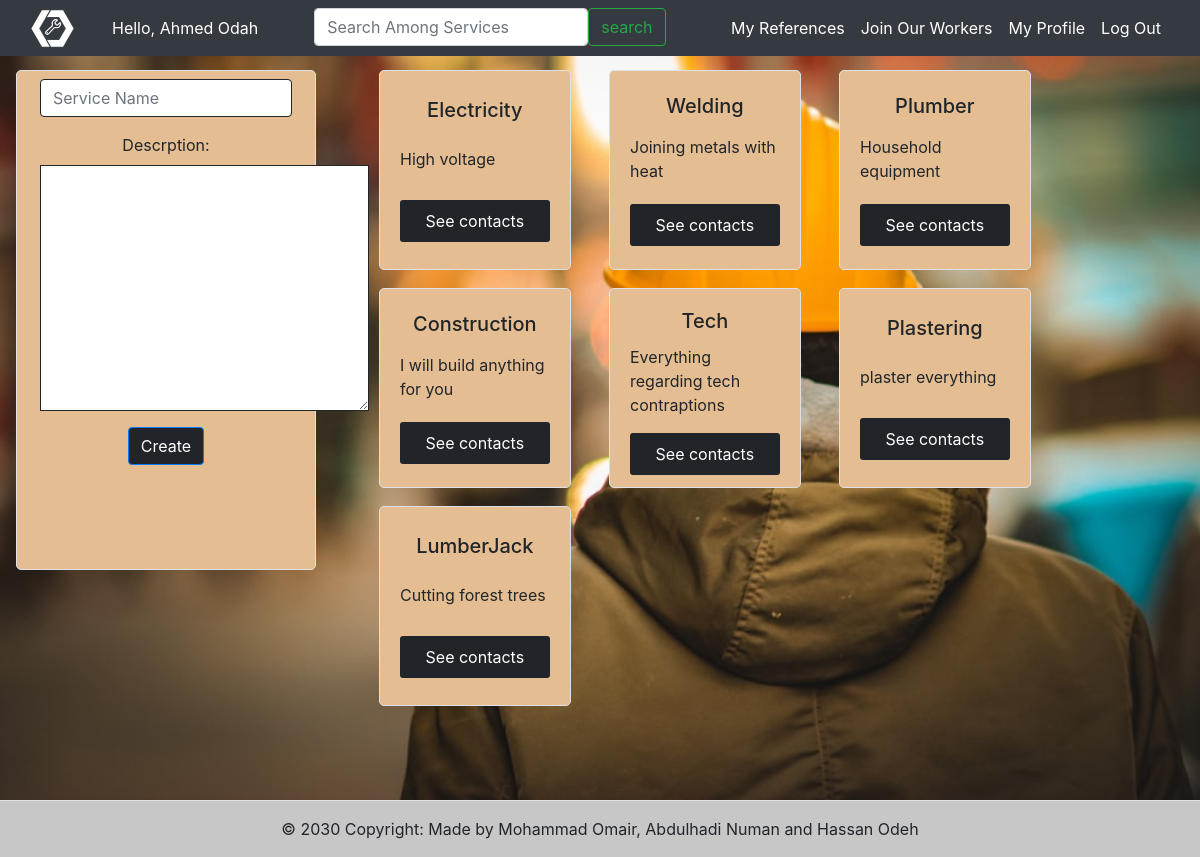
The page /main (signed in) on the database its author committed.
### login_registration_app/models.py (models this page shows)
class User(models.Model):
    first_name = models.CharField(max_length=255)
    last_name = models.CharField(max_length=255)
    email=models.CharField(max_length=255)
    password=models.CharField(max_length=255)
    created_at = models.DateTimeField(auto_now_add=True)
    updated_at = models.DateTimeField(auto_now=True)
    objects=UserManager()#objects attribute functionality extended using built in manager class

class Service(models.Model):
    name = models.CharField(max_length=255)
    description = models.TextField(default="goodn")
    users = models.ManyToManyField(User, related_name="services")
    created_at = models.DateTimeField(auto_now_add=True)
    updated_at = models.DateTimeField(auto_now=True)
    objects = ServiceManager()

### worker_app/views.py (the view)
# urls.py: path('main',views.main ,name='main'),
def main(request):
    this_user=User.objects.get(id=request.session['userid'])
    context={"all_services":Service.objects.all(),
            "current_user":this_user}
    if 'term' in request.GET:
        qs=Service.objects.filter(name__istartswith=request.GET.get('term'))
        names=list()
        for service in qs:
            names.append(service.name)
        return JsonResponse(names, safe=False)
    return render(request,'Main.html',context)

### worker_app/templates/Main.html (shortened to what this page needs)
<!DOCTYPE html>
<html lang="en">
<head>
    <link rel="stylesheet" href="//code.jquery.com/ui/1.13.1/themes/base/jquery-ui.css">
    {% load static %}
    <link rel="stylesheet" href="{% static 'img/photo-1614213951697-a45781262acf.jfif' %}">
    <link rel="stylesheet" href="https://cdn.jsdelivr.net/npm/bootstrap@4.0.0/dist/css/bootstrap.min.css"
>
</head>
<div class="bg mask">
    <body>
        <nav class="navbar fixed-top navbar-expand-lg navbar-dark d-none d-lg-block bg-dark " style="z-index: 2000;">
            <div class="container-fluid">
                <a class="navbar-brand  nav-link" href="/main">
                    <ion-icon style="position: absolute;top: 6px;left: 30px;width: 45px;height: 45px;"
                        name="logo-web-component">
                    </ion-icon>
                    <ion-icon style="position: absolute;top: 18px;left: 44px;width: 18px;height: 18px;"
                        name="build-outline"></ion-icon>
                </a>
                <div class="collapse navbar-collapse" id="navbarExample01">
                    <ul class="navbar-nav me-auto mb-2 mb-lg-0 ">
                        <li class="nav-item active">
                            <a style="margin-left: 25px;" class="nav-link me-5" aria-current="page"
                                href="/profile">Hello,
                                {{current_user.first_name}} {{current_user.last_name}}</a>
                        </li>
                        <li class="nav-item ml-5">
                            <div class="input-group">
                                <input type="search" id="tags" class="form-control rounded"
                                    placeholder="Search Among Services" aria-label="Search"
                                    aria-describedby="search-addon" />
                                <button type="button" class="btn btn-outline-success">search</button>
                            </div>
                        </li>
                    </ul>
                </div>
                <ul class="navbar-nav d-flex flex-row">
                    <li class="nav-item ">
                        <a class="nav-link me-5" href="/my_workers" rel="nofollow">My References</a>
                    </li>
                    <li class="nav-item ">
                        <a class="nav-link me-5" href="/join_us" rel="nofollow">Join Our
                            Workers</a>
                    </li>
                    <li class="nav-item ">
                        <a class="nav-link me-5" href="/profile" rel="nofollow">My Profile</a>
                    </li>
                    <li class="nav-item ">
                        <a class="nav-link me-5" href="/destroy" rel="nofollow">Log Out</a>
                    </li>
                </ul>
            </div>
        </nav>
        <div class="container-fluid  ml-3">
            <div class="row col5">
                <div class="col-3 border"
                    style="background-color: rgb(228, 190, 146);border-radius: 5px; margin-top: 70px; height:500px;">
                    <form class="text-center p-2" action="/add_field" method="POST">
                        <div class="form-group border-width-4">
                            <input type="name" class="form-control" id="name" name="name" aria-describedby="name"
                                placeholder="Service Name" style="border-color: #212529;">
                        </div>
                        <div class="form-group">
                            <label for="description">Descrption:</label>
                            <textarea name="description" id="" cols="30" rows="10" class="align-top"
                                style="border-color: #212529;"></textarea>
                        </div>
                        <button type="submit" class="btn btn-primary text-center"
                            style="background-color: #212529;">Create</button>
                    </form>
                </div>
                <div class="col-9 d-flex flex-row flex-wrap" style="margin-top: 52px;">
                    {% for service in all_services %}
                    <div id="all_services" style="width: 230px; margin-top: 10px;">
                        <div class="col-10 border ml-5 card-body text-center d-flex flex-column justify-content-around"
                            style="background-color:rgb(228, 190, 146) ; border-radius: 5px; height: 200px; margin-top: 8px;">
                            <h5 id="names" class="card-title">{{service.name}}</h5>
                            <p class="card-text text-left  ">{{service.description}}
                            </p>
                            <a style="text-decoration: none;background-color: #212529;color: white;padding: 9px;border-radius: 3px;text-align: center;"
                                href="/workers_list/{{service.id}}">See contacts</a>
                        </div>
                    </div>
                    {% endfor %}
                </div>
            </div>
        </div>
</div>
<footer class="bg-light text-lg-start">
    <hr class="m-0" />
    <div class="text-center p-3" style="background-color: rgba(0, 0, 0, 0.2);">
        © 2030 Copyright: Made by Mohammad Omair, Abdulhadi Numan and Hassan Odeh
    </div>
</footer>
</body>
</html>

### worker_app/templates/Main.html (style rules this page uses)
body, html { height: 100%; margin: 0; }
.bg { background-image: url("static/img/photo.jfif"); min-height: 800px; width: 100%; background-position: center; background-repeat: no-repeat; background-size: cover; }
.navbar .nav-link { color: #fff !important; }

### rows shown on the page
User: first_name "Ahmed", last_name "Odah"
Service: name "Electricity", description "High voltage"
Service: name "Welding", description "Joining metals with heat"
Service: name "Plumber", description "Household equipment"
Service: name "Construction", description "I will build anything for you"
Service: name "Tech", description "Everything regarding tech contraptions"
Service: name "Plastering", description "plaster everything"
Service: name "LumberJack", description "Cutting forest trees"
